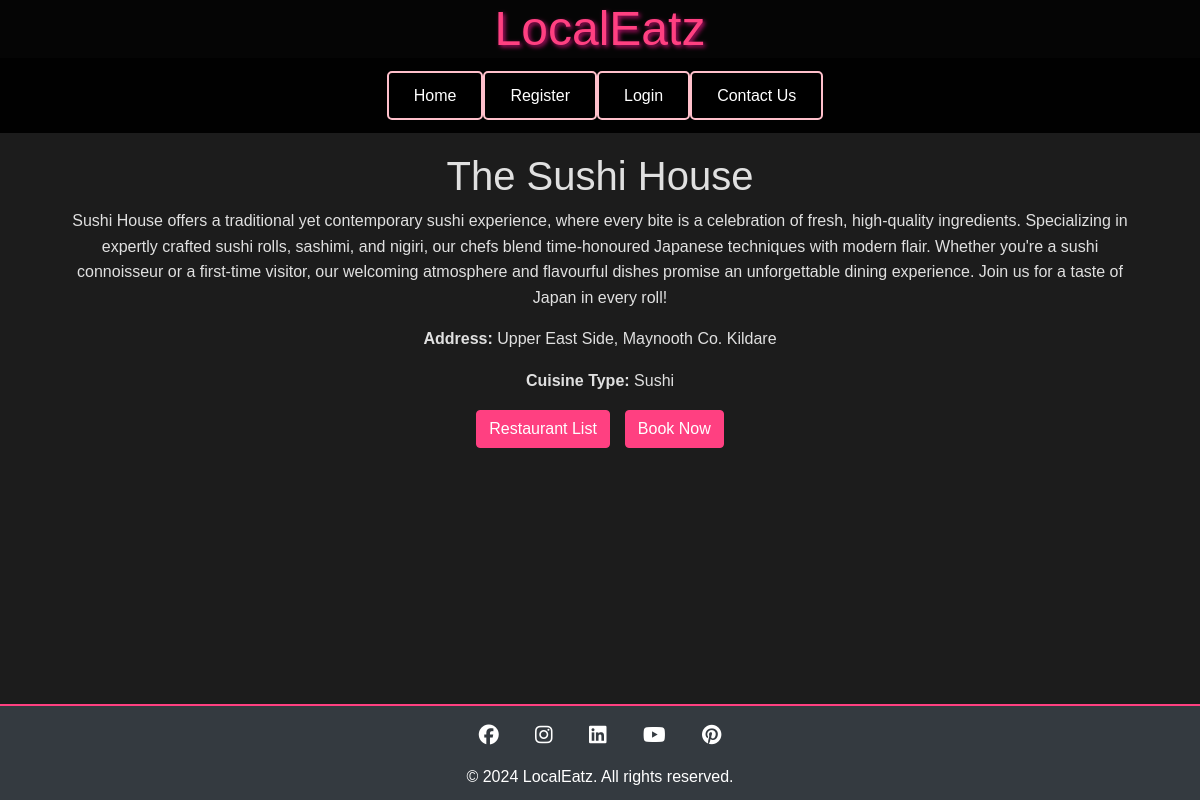
Page /restaurants/restaurant/7/ on the committed database.
### restaurants/models.py (models this page shows, shortened)
class Restaurant(models.Model):
    name = models.CharField(max_length=255)
    address = models.CharField(max_length=255)
    description = models.TextField(blank=True)
    max_tables = models.PositiveIntegerField(default=3)
    cuisine_type = models.CharField(max_length=100, blank=True)

### restaurants/views.py (the view)
# urls.py: path('restaurant/<int:id>/', views.restaurant_detail, name='restaurant_detail'),
def restaurant_detail(request, id):
    restaurant = get_object_or_404(Restaurant, pk=id)
    return render(request, 'restaurants/restaurant_detail.html', {'restaurant': restaurant})

### restaurants/templates/restaurants/restaurant_detail.html (shortened to what this page needs)
{% extends 'base.html' %}
{% block content %}
    <div class="container text-center py-4">
        <h1>{{ restaurant.name }}</h1>
        <p>{{ restaurant.description }}</p>
        <p><strong>Address:</strong> {{ restaurant.address }}</p>
        <p><strong>Cuisine Type:</strong> {{ restaurant.cuisine_type }}</p>
        <div class="d-flex justify-content-center mt-3">
            <a href="{% url 'restaurant_list' %}" class="btn btn-primary" style="margin-right: 15px;">Restaurant List</a>
            <a href="{% url 'create_booking' restaurant.id %}" class="btn btn-primary">Book Now</a>
        </div>
    </div>
{% endblock %}

### static/css/base.css (style rules this page uses)
* { margin: 0; padding: 0; box-sizing: border-box; }
body { font-family: 'Arial', sans-serif; background: #1c1c1c; color: #e0e0e0; line-height: 1.6; padding: 0; margin: 0; }
.btn-primary { background-color: #ff4081; color: #fff; border-radius: 4px; border-color: #ff4081; }

### rows in the picture
Restaurant: name "The Sushi House", description "Sushi House offers a traditional yet contemporary sushi experience, where every bite is a celebration of fresh, high-quality ingredients. Specializing in expertly crafted sushi rolls, sashimi, and nigiri, our chefs blend time-honoured Japanese techniques with modern flair. Whether you're a sushi connoisseur or a first-time visitor, our welcoming atmosphere and flavourful dishes promise an unforgettable dining experience. Join us for a taste of Japan in every roll!", address "Upper East Side, Maynooth Co. Kildare", cuisine_type "Sushi"
